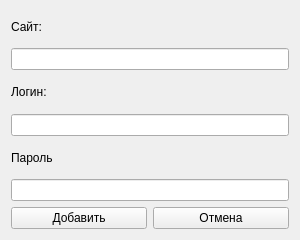
<?xml version="1.0" encoding="UTF-8"?>
<ui version="4.0">
 <class>RecordEditor</class>
 <widget class="QWidget" name="RecordEditor">
  <property name="windowModality">
   <enum>Qt::ApplicationModal</enum>
  </property>
  <property name="geometry">
   <rect>
    <x>0</x>
    <y>0</y>
    <width>300</width>
    <height>240</height>
   </rect>
  </property>
  <property name="minimumSize">
   <size>
    <width>300</width>
    <height>240</height>
   </size>
  </property>
  <property name="maximumSize">
   <size>
    <width>300</width>
    <height>240</height>
   </size>
  </property>
  <property name="windowTitle">
   <string>Добавление учётной записи</string>
  </property>
  <layout class="QVBoxLayout" name="verticalLayout">
   <item>
    <widget class="QLabel" name="label">
     <property name="text">
      <string>Сайт:</string>
     </property>
    </widget>
   </item>
   <item>
    <widget class="QLineEdit" name="siteEdit"/>
   </item>
   <item>
    <widget class="QLabel" name="label_2">
     <property name="text">
      <string>Логин:</string>
     </property>
    </widget>
   </item>
   <item>
    <widget class="QLineEdit" name="loginEdit"/>
   </item>
   <item>
    <widget class="QLabel" name="label_3">
     <property name="text">
      <string>Пароль</string>
     </property>
    </widget>
   </item>
   <item>
    <widget class="QLineEdit" name="passEdit">
     <property name="echoMode">
      <enum>QLineEdit::Password</enum>
     </property>
    </widget>
   </item>
   <item>
    <layout class="QHBoxLayout" name="horizontalLayout">
     <item>
      <widget class="QPushButton" name="addBtn">
       <property name="text">
        <string>Добавить</string>
       </property>
      </widget>
     </item>
     <item>
      <widget class="QPushButton" name="cancelBtn">
       <property name="text">
        <string>Отмена</string>
       </property>
      </widget>
     </item>
    </layout>
   </item>
  </layout>
 </widget>
 <resources/>
 <connections/>
</ui>
